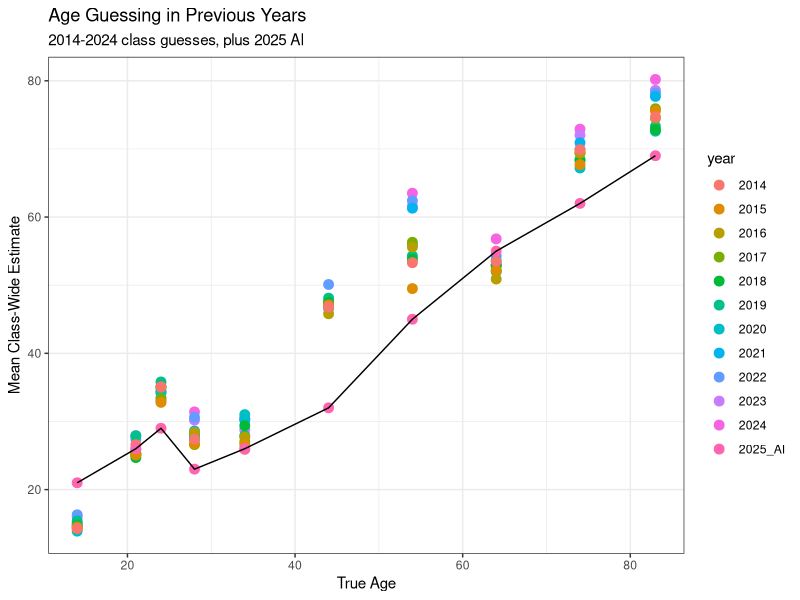
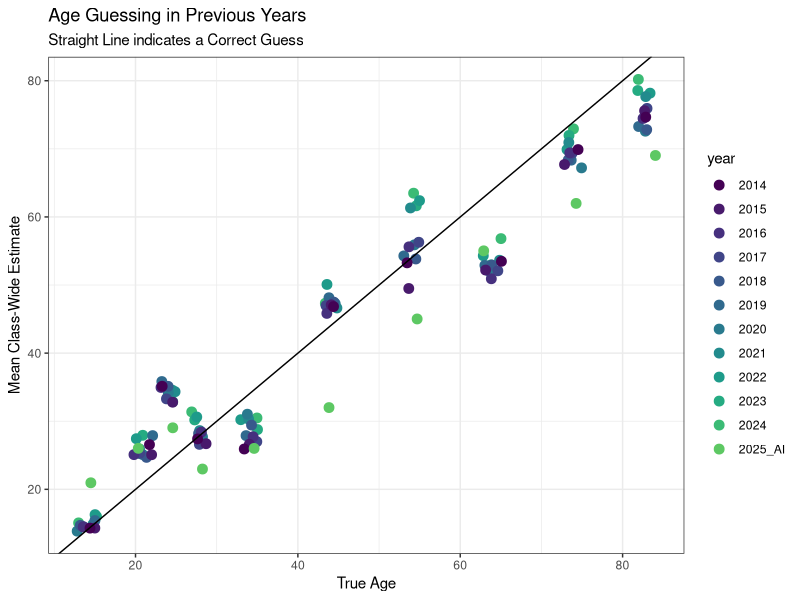
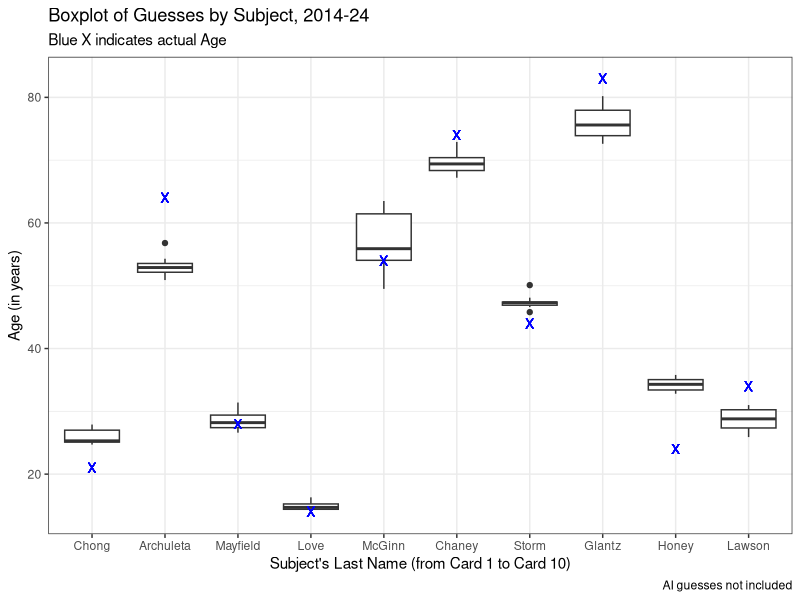
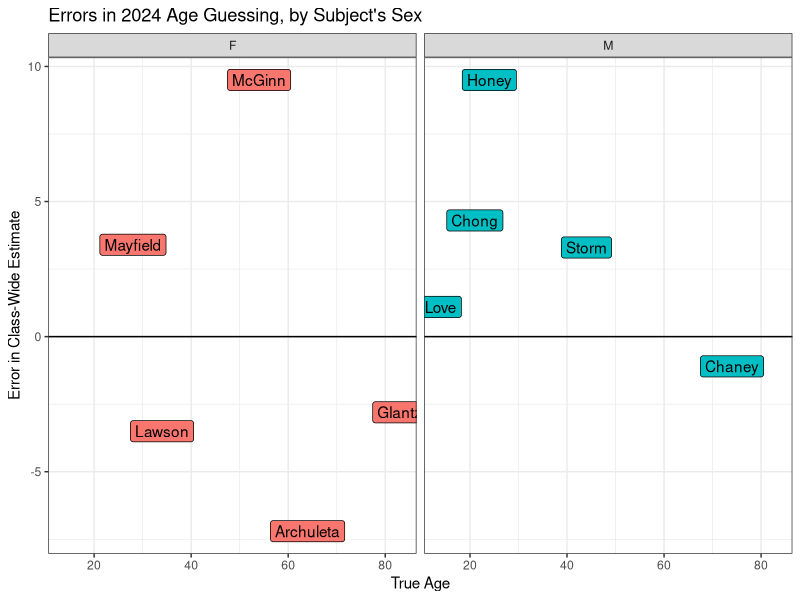

Source code (R) for these figures, in order:
## ---- chunk 1

library(tidyverse)
ageguess <- read_csv("c01/data/photo-age-history-2024.csv")
ageguess
## ---- chunk 2
ggplot(ageguess, aes(x = age, y = mean_guess, col = year)) +
  geom_point(size = 3) +
  geom_line(data = ageguess |> filter(year == "2025_AI"), aes(x = age, y = mean_guess), col = "black") +
  theme(axis.text = element_text(size = 14),
        axis.title = element_text(size = 14, face = "bold"),
        legend.text = element_text(size = 12),
        legend.title = element_text(size = 12, face = "bold")) + 
  theme_bw() +
  labs(title = "Age Guessing in Previous Years",
       subtitle = "2014-2024 class guesses, plus 2025 AI",
       x = "True Age", y = "Mean Class-Wide Estimate") 
## ---- chunk 3
ggplot(ageguess, aes(x = age, y = mean_guess, col = year)) +
  geom_point(position = "jitter", size = 3) +
  geom_abline(intercept = 0, slope = 1) + 
  scale_color_viridis_d(end = 0.75) +
  theme(axis.text = element_text(size = 14),
        axis.title = element_text(size = 14, face = "bold"),
        legend.text = element_text(size = 12),
        legend.title = element_text(size = 12, face = "bold")) +
  labs(title = "Age Guessing in Previous Years",
       subtitle = "Straight Line indicates a Correct Guess",
       x = "True Age", y = "Mean Class-Wide Estimate") + 
  theme_bw()
## ---- chunk 4
temp <- ageguess |> filter(year != "2025_AI")

temp <- temp |> mutate(label = fct_reorder(label, card))

ggplot(temp, aes(x = label, y = mean_guess)) +
  geom_boxplot() + 
  geom_point(aes(x = label, y = age), 
             col = "blue", size = 3, shape = "X") +
  theme_bw() +
  labs(title = "Boxplot of Guesses by Subject, 2014-24",
       subtitle = "Blue X indicates actual Age",
       x = "Subject's Last Name (from Card 1 to Card 10)",
       y = "Age (in years)",
       caption = "AI guesses not included")
## ---- chunk 5
ggplot(filter(ageguess, year == 2024), aes(x = age, y = error, fill = sex)) +
  geom_label(aes(label = label)) +
  geom_hline(yintercept = 0) + 
    guides(fill = "none") +
  theme(axis.text = element_text(size = 14),
        axis.title = element_text(size = 14, face = "bold"),
        legend.text = element_text(size = 12),
        legend.title = element_text(size = 12, face = "bold")) +
  labs(title = "Errors in 2024 Age Guessing, by Subject's Sex",
       x = "True Age", y = "Error in Class-Wide Estimate") + 
    theme_bw() + 
    facet_wrap(~ sex)
